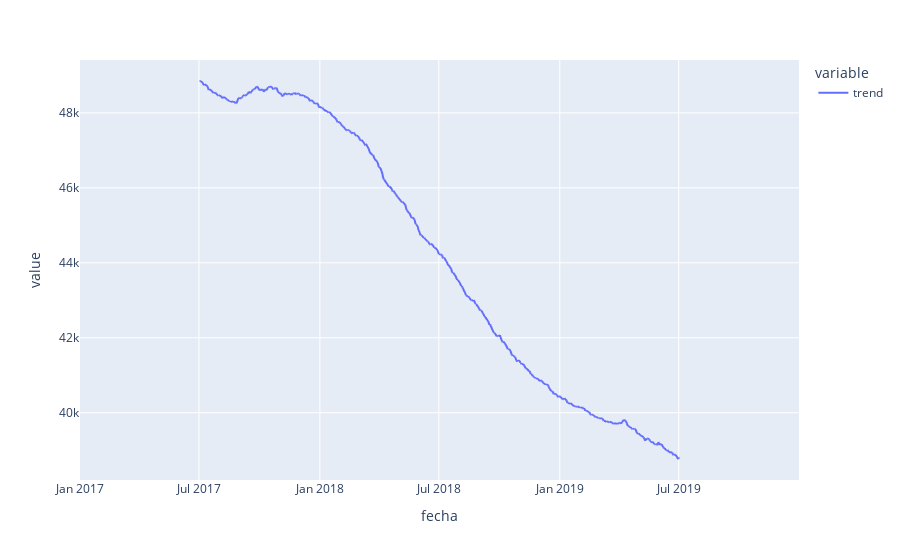

Notebook code for this chart:
### Code cell
grafico1 = px.line(result.trend)
grafico1.show()

### Figure 1 — Plotly figure (JSON) as saved in the notebook; plotly's stock layout.template omitted (floating-point values rounded to 4 significant figures; data arrays with more than 128 entries replaced by an {"elided": "..."} marker saying what was removed)
{"data": [{"hovertemplate": "variable=trend<br>fecha=%{x}<br>value=%{y}<extra></extra>", "legendgroup": "trend", "line": {"color": "#636efa", "dash": "solid"}, "marker": {"symbol": "circle"}, "mode": "lines", "name": "trend", "showlegend": true, "type": "scattergl", "x": {"elided": "1095 str values"}, "xaxis": "x", "y": {"elided": "1095 float values"}, "yaxis": "y"}], "layout": {"legend": {"title": {"text": "variable"}, "tracegroupgap": 0}, "margin": {"t": 60}, "xaxis": {"anchor": "y", "domain": [0, 1], "title": {"text": "fecha"}}, "yaxis": {"anchor": "x", "domain": [0, 1], "title": {"text": "value"}}}}
